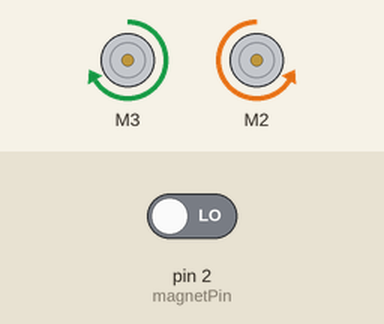
Simulated run of this sketch. Board: Arduino Uno, built with avr-gcc and run on an emulated ATmega328P. On the bench: 2 × DC motor (green arrow = forward, orange = backward, longer = faster). The test bench sets the inputs (shaded band); at power-on: pin 2 (magnetPin) LOW.

Above: at 0.1 s.
Timing chart, 0 to 1.6 s (numbered marks = the images above):
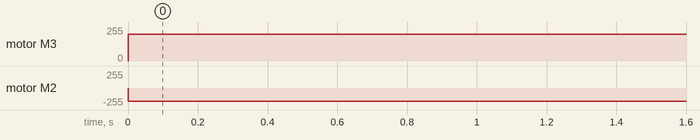

Measured:
- by itself, motor M3: stopped → forward 200/255 at 0.00 s
- by itself, motor M2: stopped → backward 200/255 at 0.00 s

The sketch:

iteration_3__added_magnet_and_red_led_.ino
```cpp
#include <Adafruit_MotorShield.h>
Adafruit_MotorShield AFMS = Adafruit_MotorShield();
Adafruit_DCMotor *motor1 = AFMS.getMotor(3);
Adafruit_DCMotor *motor2 = AFMS.getMotor(2);
bool moving = false;
int ledB = 1;
int ledR = 3;
unsigned long previousTime = millis();
int ledState = LOW;
int magnet = 0;
int magnetPin = 2;

void setup(){
  Serial.begin(9600);
  // put your setup code here, to run once:
  if (!AFMS.begin()) {         // create with the default frequency 1.6KHz
  // if (!AFMS.begin(1000)) {  // OR with a different frequency, say 1KHz
    Serial.println("Could not find Motor Shield. Check wiring.");
  while (1);
  }
  pinMode(ledB, OUTPUT);
}

void loop(){
  unsigned long currentTime = millis();
  if(currentTime - previousTime > 500) {
    previousTime = currentTime;
    if (ledState == HIGH) {
      ledState = LOW;
    }
    else {
      ledState = HIGH;
    }
    digitalWrite(ledB, ledState);
  }
   motor(3,200);
   magnet_test();
}


void speeed_up(int speeed){
  /*
  uint8_t i;
  for (i=0; i<speeed; i++) {
     motor1->setSpeed(i);
     motor2->setSpeed(i);
     delay(10);
  }
  for (i=speeed;i>0;i--) {
     motor1->setSpeed(i);
     motor2->setSpeed(i);
     delay(10);
  }
  */
     motor1->setSpeed(speeed);
     motor2->setSpeed(speeed);


}

void motor(int dir,int speeed){
 // motor1->setSpeed(speeed);
 // motor2->setSpeed(speeed);

  switch (dir){
    case 0: //OFF
      motor1->run(RELEASE);
      motor2->run(RELEASE);
      break;
    case 1: //FORWARD
      motor1->run(FORWARD);
      motor2->run(FORWARD);
      speeed_up(speeed);
      break;
    case 2: //BACKWARD
      motor1->run(BACKWARD);
      motor2->run(BACKWARD);
      speeed_up(speeed);
      break;
    case 3: // TURN
      motor1->run(FORWARD);
      motor2->run(BACKWARD);
      speeed_up(speeed);
      break;
    case 4: // TURN
      motor2->run(FORWARD);
      motor1->run(BACKWARD);
      speeed_up(speeed);
      break;
  }
  if (dir != 0){
    moving = true;
  }else{
    moving = false;
  }
  /*
  if(dir == 0){
  motor1->run(RELEASE);
  motor2->run(RELEASE);
}

  if(dir == 1){
  motor1->run(FORWARD);
  motor2->run(FORWARD);
  */
}

void magnet_test(){
  magnet = digitalRead(magnetPin); // read input value
  if (magnet == HIGH) { // check if the input is HIGH
    digitalWrite(ledR, HIGH);
  } else {
    digitalWrite(ledR,LOW);
  }
}
```
